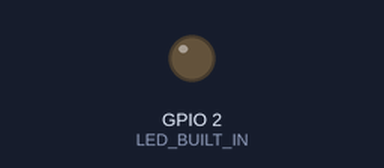
A sketch run on a simulated ESP32. Parts: output pins drawn as LEDs (lit = HIGH). WiFi joins after 1.5 s; servers stay silent unless stated; the camera gives no picture; what the sketch prints to the serial monitor is not drawn.

Above: at 2.0 s.
At 4.8 s:
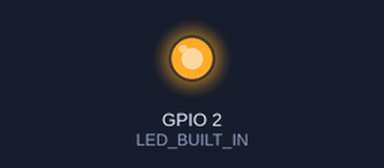
Timing chart, 0 to 9.0 s (numbered marks = the images above):
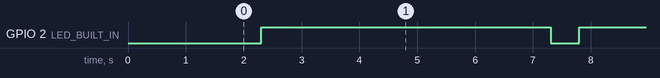

Measured:
- by itself, GPIO 2 (LED_BUILT_IN): alternates HIGH for 5.0 s and LOW for 0.50 s

The sketch:

040-05_ESP32_tcp_sender_video_mDNS.ino
```cpp
/**********************************************************************
* Filename    : 040-05_ESP32_tcp_sender_video_mDNS
* Description : Building arduino Task project with mDNS broadcast
* In this project we are going to run 2 loops in parallel,
* Loop 1 (Standard): TCP Client that connects to a phone and
* sends video.
* Task 2 (The New Worker): Blinks the built-in LED every 5 seconds.
* Auther      : Alternatives Solutions.
* Modification: 2026/04/22
**********************************************************************/
//ESP32 for now does not support 5G connection

//PLease check the android phone code in img/040-05 folder
#include <ESPmDNS.h>
#include <WiFi.h>
#include "esp_camera.h"

// Select the camera model for Freenove (the WROVER model)
#define CAMERA_MODEL_WROVER_KIT
#include "camera_pins.h"

//update the ssid and password with your own for this code to run
const char* ssid = "YOUR_WIFI_NAME";
const char* password = "YOUR_WIFI_PASSWORD";


// Instead of a client connecting to an IP, we start a Server on port 8080
const uint16_t serverPort = 8080;
WiFiServer server(serverPort);

const int LED_BUILT_IN = 2;

//extern TaskHandle_t loopTaskHandle;
// 1. We create a "Handle" (an ID card for our task)
TaskHandle_t MyTaskHandle;

bool initCamera();
void setup_mDNS();

void setup() {
  Serial.begin(115200);
  pinMode(LED_BUILT_IN, OUTPUT); // Built-in LED on most ESP32s
  //digitalWrite(LED_BUILTIN, HIGH); // turn the LED OFF (Active LOW)

  if (initCamera()) {
    Serial.println("Camera configuration complete!");
  }

  WiFi.begin(ssid, password);
  while (WiFi.status() != WL_CONNECTED) { delay(500); Serial.print("."); }
  Serial.println("\nWiFi Connected!");
  Serial.print("ESP32 IP Address: ");
  Serial.println(WiFi.localIP()); // YOU WILL NEED THIS FOR THE ANDROID APP

  setup_mDNS();

  server.begin(); // Start listening for the phone

  // Task 1: The Blinker (Core 0)
  xTaskCreatePinnedToCore(
    BlinkTask,    // The name of the function to run
    "Blink",      // A name for us to read
    1000,         // Stack size (Memory for this worker)
    NULL,         // Parameters to pass (none)
    1,            // Priority (1 is low, higher is more important)
    NULL,         // The ID card we created
    0             // THE CORE: Run this on Core 0 (Loop runs on Core 1)
  );

  // Task 2: The Counter/Sender (Core 1)
  xTaskCreatePinnedToCore(TcpTask, "TCP", 4096, NULL, 1, NULL, 1);
}


//task loop uses core 1.
void loop() { vTaskDelete(NULL); } // We use tasks, so loop is empty

void setup_mDNS() {
  if (!MDNS.begin("esp32-KDO")) {
        Serial.println("Error setting up MDNS responder!");
    } else {
        Serial.println("mDNS responder started at esp32-KDO.local");
        // Advertise the TCP service on port 8080
        MDNS.addService("arduino", "tcp", 8080);
    }
}

bool initCamera() {
  camera_config_t config;
  config.ledc_channel = LEDC_CHANNEL_0;
  config.ledc_timer = LEDC_TIMER_0;
  config.pin_d0 = Y2_GPIO_NUM;
  config.pin_d1 = Y3_GPIO_NUM;
  config.pin_d2 = Y4_GPIO_NUM;
  config.pin_d3 = Y5_GPIO_NUM;
  config.pin_d4 = Y6_GPIO_NUM;
  config.pin_d5 = Y7_GPIO_NUM;
  config.pin_d6 = Y8_GPIO_NUM;
  config.pin_d7 = Y9_GPIO_NUM;
  config.pin_xclk = XCLK_GPIO_NUM;
  config.pin_pclk = PCLK_GPIO_NUM;
  config.pin_vsync = VSYNC_GPIO_NUM;
  config.pin_href = HREF_GPIO_NUM;
  config.pin_sscb_sda = SIOD_GPIO_NUM;
  config.pin_sscb_scl = SIOC_GPIO_NUM;
  config.pin_pwdn = PWDN_GPIO_NUM;
  config.pin_reset = RESET_GPIO_NUM;
  //freenove seeting here is   config.xclk_freq_hz = 10000000;
  config.xclk_freq_hz = 20000000;
  config.pixel_format = PIXFORMAT_JPEG; // We want JPEGs
  //config.pixel_format = PIXFORMAT_RGB565; // for face detection/recognition

  // Set resolution (QVGA is good for testing TCP)

  //psramFound();  //freenove uses this here.
  config.frame_size = FRAMESIZE_QVGA;
  //freenove seeting here is   config.jpeg_quality = 10;
  config.jpeg_quality = 12;
  config.fb_count = 1;

  // camera init
  esp_err_t err = esp_camera_init(&config);
  if (ESP_OK != err) {
    Serial.printf("Camera init failed with error 0x%x", err);
  }

  return (err == ESP_OK);
}


void BlinkTask(void * pvParameters) {
  for(;;) {
    digitalWrite(LED_BUILT_IN, LOW);
    vTaskDelay(500 / portTICK_PERIOD_MS);
    digitalWrite(LED_BUILT_IN, HIGH);
    vTaskDelay(5000 / portTICK_PERIOD_MS);
  }
}


////////////////////////////////////////////////////////////////////

void TcpTask(void * pvParameters) {
  for(;;) {
    WiFiClient client = server.available(); // Wait for phone to connect
    if (client) {
      Serial.println("Phone Connected!");
      while (client.connected()) {
        // 1. Capture a frame
        camera_fb_t* fb = esp_camera_fb_get();
        if (!fb) {
          Serial.println("Camera capture failed");
          continue;
        }
        // 2. Send the SIZE of the image first (The Header)
        uint32_t size = fb->len;
        client.write((const uint8_t*)&size, sizeof(size));
        // 3. Send the actual IMAGE data (The Payload)
        client.write(fb->buf, fb->len);
        Serial.printf("Sent Image: %d bytes\n", fb->len);
        // 4. Return the frame buffer to the system
        esp_camera_fb_return(fb);
//        vTaskDelay(1000 / portTICK_PERIOD_MS); // 1000ms = 1 second
      }
      client.stop();
      Serial.println("Phone Disconnected");
    }
    vTaskDelay(10 / portTICK_PERIOD_MS); // Small delay to prevent watchdog issues
  }
}
```

camera_pins.h
```cpp
#if defined(CAMERA_MODEL_WROVER_KIT)
#define PWDN_GPIO_NUM  -1
#define RESET_GPIO_NUM -1
#define XCLK_GPIO_NUM  21
#define SIOD_GPIO_NUM  26
#define SIOC_GPIO_NUM  27

#define Y9_GPIO_NUM    35
#define Y8_GPIO_NUM    34
#define Y7_GPIO_NUM    39
#define Y6_GPIO_NUM    36
#define Y5_GPIO_NUM    19
#define Y4_GPIO_NUM    18
#define Y3_GPIO_NUM    5
#define Y2_GPIO_NUM    4
#define VSYNC_GPIO_NUM 25
#define HREF_GPIO_NUM  23
#define PCLK_GPIO_NUM  22

#elif defined(CAMERA_MODEL_ESP_EYE)
#define PWDN_GPIO_NUM  -1
#define RESET_GPIO_NUM -1
#define XCLK_GPIO_NUM  4
#define SIOD_GPIO_NUM  18
#define SIOC_GPIO_NUM  23

#define Y9_GPIO_NUM    36
#define Y8_GPIO_NUM    37
#define Y7_GPIO_NUM    38
#define Y6_GPIO_NUM    39
#define Y5_GPIO_NUM    35
#define Y4_GPIO_NUM    14
#define Y3_GPIO_NUM    13
#define Y2_GPIO_NUM    34
#define VSYNC_GPIO_NUM 5
#define HREF_GPIO_NUM  27
#define PCLK_GPIO_NUM  25

#define LED_GPIO_NUM 22

#elif defined(CAMERA_MODEL_M5STACK_PSRAM)
#define PWDN_GPIO_NUM  -1
#define RESET_GPIO_NUM 15
#define XCLK_GPIO_NUM  27
#define SIOD_GPIO_NUM  25
#define SIOC_GPIO_NUM  23

#define Y9_GPIO_NUM    19
#define Y8_GPIO_NUM    36
#define Y7_GPIO_NUM    18
#define Y6_GPIO_NUM    39
#define Y5_GPIO_NUM    5
#define Y4_GPIO_NUM    34
#define Y3_GPIO_NUM    35
#define Y2_GPIO_NUM    32
#define VSYNC_GPIO_NUM 22
#define HREF_GPIO_NUM  26
#define PCLK_GPIO_NUM  21

#elif defined(CAMERA_MODEL_M5STACK_V2_PSRAM)
#define PWDN_GPIO_NUM  -1
#define RESET_GPIO_NUM 15
#define XCLK_GPIO_NUM  27
#define SIOD_GPIO_NUM  22
#define SIOC_GPIO_NUM  23

#define Y9_GPIO_NUM    19
#define Y8_GPIO_NUM    36
#define Y7_GPIO_NUM    18
#define Y6_GPIO_NUM    39
#define Y5_GPIO_NUM    5
#define Y4_GPIO_NUM    34
#define Y3_GPIO_NUM    35
#define Y2_GPIO_NUM    32
#define VSYNC_GPIO_NUM 25
#define HREF_GPIO_NUM  26
#define PCLK_GPIO_NUM  21

#elif defined(CAMERA_MODEL_M5STACK_WIDE)
#define PWDN_GPIO_NUM  -1
#define RESET_GPIO_NUM 15
#define XCLK_GPIO_NUM  27
#define SIOD_GPIO_NUM  22
#define SIOC_GPIO_NUM  23

#define Y9_GPIO_NUM    19
#define Y8_GPIO_NUM    36
#define Y7_GPIO_NUM    18
#define Y6_GPIO_NUM    39
#define Y5_GPIO_NUM    5
#define Y4_GPIO_NUM    34
#define Y3_GPIO_NUM    35
#define Y2_GPIO_NUM    32
#define VSYNC_GPIO_NUM 25
#define HREF_GPIO_NUM  26
#define PCLK_GPIO_NUM  21

#define LED_GPIO_NUM 2

#elif defined(CAMERA_MODEL_M5STACK_ESP32CAM)
#define PWDN_GPIO_NUM  -1
#define RESET_GPIO_NUM 15
#define XCLK_GPIO_NUM  27
#define SIOD_GPIO_NUM  25
#define SIOC_GPIO_NUM  23

#define Y9_GPIO_NUM    19
#define Y8_GPIO_NUM    36
#define Y7_GPIO_NUM    18
#define Y6_GPIO_NUM    39
#define Y5_GPIO_NUM    5
#define Y4_GPIO_NUM    34
#define Y3_GPIO_NUM    35
#define Y2_GPIO_NUM    17
#define VSYNC_GPIO_NUM 22
#define HREF_GPIO_NUM  26
#define PCLK_GPIO_NUM  21

#elif defined(CAMERA_MODEL_M5STACK_UNITCAM)
#define PWDN_GPIO_NUM  -1
#define RESET_GPIO_NUM 15
#define XCLK_GPIO_NUM  27
#define SIOD_GPIO_NUM  25
#define SIOC_GPIO_NUM  23

#define Y9_GPIO_NUM    19
#define Y8_GPIO_NUM    36
#define Y7_GPIO_NUM    18
#define Y6_GPIO_NUM    39
#define Y5_GPIO_NUM    5
#define Y4_GPIO_NUM    34
#define Y3_GPIO_NUM    35
#define Y2_GPIO_NUM    32
#define VSYNC_GPIO_NUM 22
#define HREF_GPIO_NUM  26
#define PCLK_GPIO_NUM  21

#elif defined(CAMERA_MODEL_M5STACK_CAMS3_UNIT)
#define PWDN_GPIO_NUM  -1
#define RESET_GPIO_NUM 21
#define XCLK_GPIO_NUM  11
#define SIOD_GPIO_NUM  17
#define SIOC_GPIO_NUM  41

#define Y9_GPIO_NUM    13
#define Y8_GPIO_NUM    4
#define Y7_GPIO_NUM    10
#define Y6_GPIO_NUM    5
#define Y5_GPIO_NUM    7
#define Y4_GPIO_NUM    16
#define Y3_GPIO_NUM    15
#define Y2_GPIO_NUM    6
#define VSYNC_GPIO_NUM 42
#define HREF_GPIO_NUM  18
#define PCLK_GPIO_NUM  12

#define LED_GPIO_NUM 14

#elif defined(CAMERA_MODEL_AI_THINKER)
#define PWDN_GPIO_NUM  32
#define RESET_GPIO_NUM -1
#define XCLK_GPIO_NUM  0
#define SIOD_GPIO_NUM  26
#define SIOC_GPIO_NUM  27

#define Y9_GPIO_NUM    35
#define Y8_GPIO_NUM    34
#define Y7_GPIO_NUM    39
#define Y6_GPIO_NUM    36
#define Y5_GPIO_NUM    21
#define Y4_GPIO_NUM    19
#define Y3_GPIO_NUM    18
#define Y2_GPIO_NUM    5
#define VSYNC_GPIO_NUM 25
#define HREF_GPIO_NUM  23
#define PCLK_GPIO_NUM  22

// 4 for flash led or 33 for normal led
#define LED_GPIO_NUM   4

#elif defined(CAMERA_MODEL_TTGO_T_JOURNAL)
#define PWDN_GPIO_NUM  0
#define RESET_GPIO_NUM 15
#define XCLK_GPIO_NUM  27
#define SIOD_GPIO_NUM  25
#define SIOC_GPIO_NUM  23

#define Y9_GPIO_NUM    19
#define Y8_GPIO_NUM    36
#define Y7_GPIO_NUM    18
#define Y6_GPIO_NUM    39
#define Y5_GPIO_NUM    5
#define Y4_GPIO_NUM    34
#define Y3_GPIO_NUM    35
#define Y2_GPIO_NUM    17
#define VSYNC_GPIO_NUM 22
#define HREF_GPIO_NUM  26
#define PCLK_GPIO_NUM  21

#elif defined(CAMERA_MODEL_XIAO_ESP32S3)
#define PWDN_GPIO_NUM  -1
#define RESET_GPIO_NUM -1
#define XCLK_GPIO_NUM  10
#define SIOD_GPIO_NUM  40
#define SIOC_GPIO_NUM  39

#define Y9_GPIO_NUM    48
#define Y8_GPIO_NUM    11
#define Y7_GPIO_NUM    12
#define Y6_GPIO_NUM    14
#define Y5_GPIO_NUM    16
#define Y4_GPIO_NUM    18
#define Y3_GPIO_NUM    17
#define Y2_GPIO_NUM    15
#define VSYNC_GPIO_NUM 38
#define HREF_GPIO_NUM  47
#define PCLK_GPIO_NUM  13

#elif defined(CAMERA_MODEL_ESP32_CAM_BOARD)
// The 18 pin header on the board has Y5 and Y3 swapped
#define USE_BOARD_HEADER 0
#define PWDN_GPIO_NUM    32
#define RESET_GPIO_NUM   33
#define XCLK_GPIO_NUM    4
#define SIOD_GPIO_NUM    18
#define SIOC_GPIO_NUM    23

#define Y9_GPIO_NUM 36
#define Y8_GPIO_NUM 19
#define Y7_GPIO_NUM 21
#define Y6_GPIO_NUM 39
#if USE_BOARD_HEADER
#define Y5_GPIO_NUM 13
#else
#define Y5_GPIO_NUM 35
#endif
#define Y4_GPIO_NUM 14
#if USE_BOARD_HEADER
#define Y3_GPIO_NUM 35
#else
#define Y3_GPIO_NUM 13
#endif
#define Y2_GPIO_NUM    34
#define VSYNC_GPIO_NUM 5
#define HREF_GPIO_NUM  27
#define PCLK_GPIO_NUM  25

#elif defined(CAMERA_MODEL_ESP32S3_CAM_LCD)
#define PWDN_GPIO_NUM  -1
#define RESET_GPIO_NUM -1
#define XCLK_GPIO_NUM  40
#define SIOD_GPIO_NUM  17
#define SIOC_GPIO_NUM  18

#define Y9_GPIO_NUM    39
#define Y8_GPIO_NUM    41
#define Y7_GPIO_NUM    42
#define Y6_GPIO_NUM    12
#define Y5_GPIO_NUM    3
#define Y4_GPIO_NUM    14
#define Y3_GPIO_NUM    47
#define Y2_GPIO_NUM    13
#define VSYNC_GPIO_NUM 21
#define HREF_GPIO_NUM  38
#define PCLK_GPIO_NUM  11

#elif defined(CAMERA_MODEL_ESP32S2_CAM_BOARD)
// The 18 pin header on the board has Y5 and Y3 swapped
#define USE_BOARD_HEADER 0
#define PWDN_GPIO_NUM    1
#define RESET_GPIO_NUM   2
#define XCLK_GPIO_NUM    42
#define SIOD_GPIO_NUM    41
#define SIOC_GPIO_NUM    18

#define Y9_GPIO_NUM 16
#define Y8_GPIO_NUM 39
#define Y7_GPIO_NUM 40
#define Y6_GPIO_NUM 15
#if USE_BOARD_HEADER
#define Y5_GPIO_NUM 12
#else
#define Y5_GPIO_NUM 13
#endif
#define Y4_GPIO_NUM 5
#if USE_BOARD_HEADER
#define Y3_GPIO_NUM 13
#else
#define Y3_GPIO_NUM 12
#endif
#define Y2_GPIO_NUM    14
#define VSYNC_GPIO_NUM 38
#define HREF_GPIO_NUM  4
#define PCLK_GPIO_NUM  3

#elif defined(CAMERA_MODEL_ESP32S3_EYE)
#define PWDN_GPIO_NUM  -1
#define RESET_GPIO_NUM -1
#define XCLK_GPIO_NUM  15
#define SIOD_GPIO_NUM  4
#define SIOC_GPIO_NUM  5

#define Y2_GPIO_NUM 11
#define Y3_GPIO_NUM 9
#define Y4_GPIO_NUM 8
#define Y5_GPIO_NUM 10
#define Y6_GPIO_NUM 12
#define Y7_GPIO_NUM 18
#define Y8_GPIO_NUM 17
#define Y9_GPIO_NUM 16

#define VSYNC_GPIO_NUM 6
#define HREF_GPIO_NUM  7
#define PCLK_GPIO_NUM  13

#elif defined(CAMERA_MODEL_DFRobot_FireBeetle2_ESP32S3) || defined(CAMERA_MODEL_DFRobot_Romeo_ESP32S3)
#define PWDN_GPIO_NUM  -1
#define RESET_GPIO_NUM -1
#define XCLK_GPIO_NUM  45
#define SIOD_GPIO_NUM  1
#define SIOC_GPIO_NUM  2

#define Y9_GPIO_NUM    48
#define Y8_GPIO_NUM    46
#define Y7_GPIO_NUM    8
#define Y6_GPIO_NUM    7
#define Y5_GPIO_NUM    4
#define Y4_GPIO_NUM    41
#define Y3_GPIO_NUM    40
#define Y2_GPIO_NUM    39
#define VSYNC_GPIO_NUM 6
#define HREF_GPIO_NUM  42
#define PCLK_GPIO_NUM  5

#else
#error "Camera model not selected"
#endif
```
